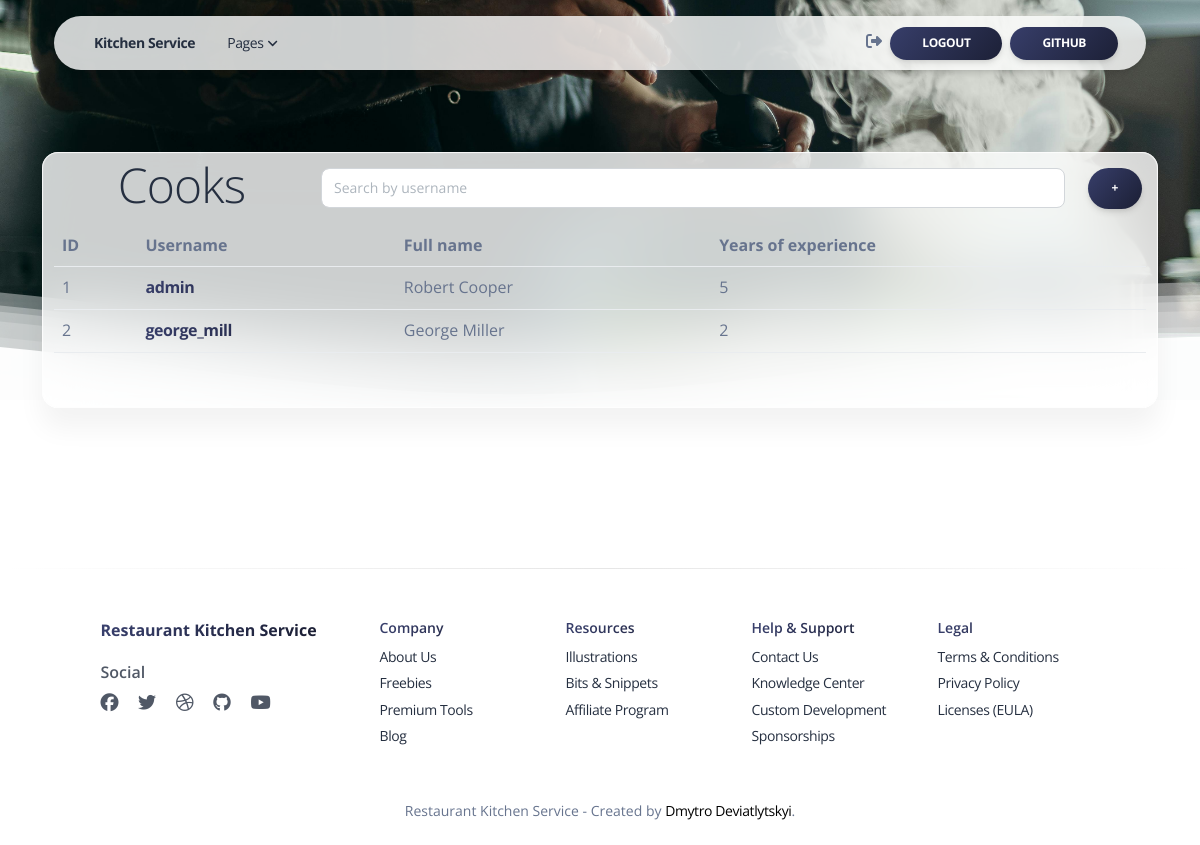
Screenshot of /cooks/ (signed in) with the database file from the repository.
### kitchen/models.py (models this page shows, shortened)
class Cook(AbstractUser):
    years_of_experience = models.IntegerField(default=0)
    class Meta:
        ordering = ("username", )

### kitchen/views.py (the view)
# urls.py: path("cooks/", CookListView.as_view(), name="cook-list"),
class CookListView(LoginRequiredMixin, generic.ListView):
    model = Cook
    paginate_by = 10
    def get_context_data(self, *, object_list=None, **kwargs):
        context = super(CookListView, self).get_context_data(**kwargs)
        username = self.request.GET.get("username", "")
        context["search_form"] = CookSearchForm(initial={"username": username})
        return context
    def get_queryset(self):
        queryset = Cook.objects.all()
        form = CookSearchForm(self.request.GET)
        if form.is_valid():
            return queryset.filter(
                username__icontains=form.cleaned_data["username"]
            )
        return queryset

### kitchen/forms.py
class CookSearchForm(forms.Form):
    username = forms.CharField(
        max_length=255,
        required=False,
        label="",
        widget=forms.TextInput(
            attrs={
                "placeholder": "Search by username"
            }
        )
    )

### kitchen/context_processors.py (called while the page is built)
def cfg_assets_root(request):
    return {'ASSETS_ROOT': settings.ASSETS_ROOT}

### templates/kitchen/cook_list.html (shortened to what this page needs)
{% extends "layouts/base-presentation.html" %}
{% load crispy_forms_filters %}
{% block navigation %}
  {% include "includes/navigation.html" %}
{% endblock %}
{% block content %}
  <header class="header-2">
    <div class="page-header section-height-50 relative"
         style="background-image: url('{{ ASSETS_ROOT }}/img/cook-list2.jpg')">
      <div class="position-absolute w-100 z-index-1 bottom-0">
      </div>
    </div>
  </header>
  <section class="pt-2 pb-5" id="count-stats">
    <div class="container">
      <div class="row">
        <div class="z-index-2 border-radius-xl mt-n12 mx-auto py-3 blur shadow-blur">
          <div class="row">
            <div class="position-relative col-md-3">
              <div class="pt-1 m-0 text-left">
                <h1 class="text-lighter mt-n3 text-center">
                  Cooks
                </h1>
              </div>
            </div>
            <div class="position-relative col-md-8 m-0 p-0">
              <form action="" method="get">
                {{ search_form|crispy }}
              </form>
            </div>
            <div class="position-relative col-md-auto ms-auto me-3 p-0">
              <div class="text-left">
                <a href="{% url 'kitchen:cook-create' %}" class="btn btn-round bg-gradient-dark link-to-page">+</a>
              </div>
            </div>
          </div>
          <div class="row">
            <div class="position-relative">
              {% if cook_list %}
                <table class="table">
                  <tr>
                    <th>ID</th>
                    <th>Username</th>
                    <th>Full name</th>
                    <th>Years of experience</th>
                  </tr>
                  {% for cook in cook_list %}
                    <tr>
                      <td>
                        {{ cook.id }}
                      </td>
                      <td class="text-gradient text-dark">
                        <strong><a class="mb-md-0"
                                   href="{% url 'kitchen:cook-detail' pk=cook.id %}">{{ cook.username }}</a></strong>
                      </td>
                      <td>
                        {{ cook.first_name }} {{ cook.last_name }}
                      </td>
                      <td>
                        {{ cook.years_of_experience }}
                      </td>
                    </tr>
                  {% endfor %}
                </table>
              {% else %}
                <p>There are no Dishes.</p>
              {% endif %}
            </div>
          </div>
        </div>
      </div>
    </div>
  </section>
{% endblock %}

### rows the page displays
Cook: id "1", username "admin", first_name "Robert", last_name "Cooper", years_of_experience "5"
Cook: id "2", username "george_mill", first_name "George", last_name "Miller", years_of_experience "2"
